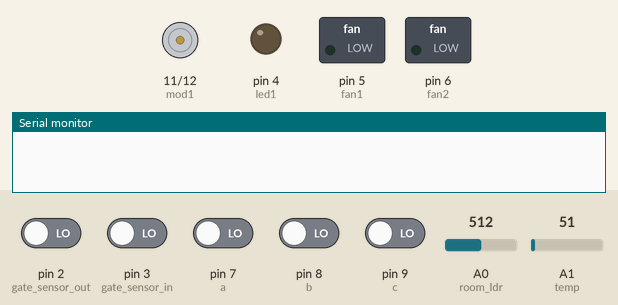
Bench run of a sketch on a simulated Arduino Uno, built with avr-gcc and run on an emulated ATmega328P. Shown: motor-driver pin pairs drawn as motors (green arrow = first pin HIGH = forward, orange = second pin HIGH = backward, longer = more drive), switched loads named in the sketch (green lamp = pin HIGH), output pins drawn as LEDs (lit = HIGH), the last lines printed to the serial monitor. The inputs (shaded band) are chosen by the test bench; at power-on: pin 2 (gate_sensor_out), pin 3 (gate_sensor_in), pin 7 (a), pin 8 (b), pin 9 (c) LOW, A0 (room_ldr) = 512, A1 (temp) = 51. Pins used as bus, display or sensor lines are not drawn.

Above: at 1.2 s.
1.3 s: pin 2 (gate_sensor_out) driven HIGH
At 2.5 s:
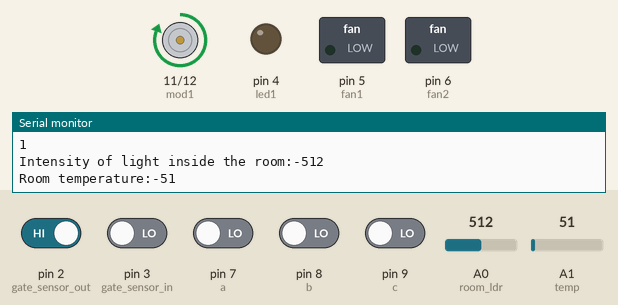
2.8 s: A0 (room_ldr) set to 488
At 3.8 s:
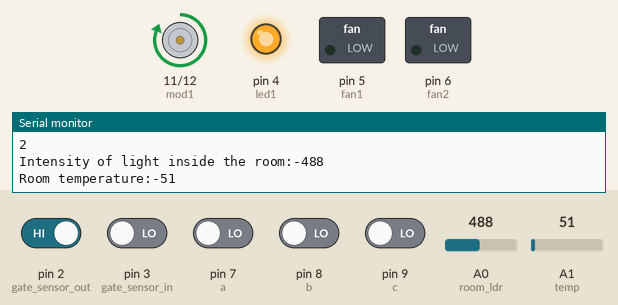
4.4 s: A1 (temp) set to 85
5.9 s: A1 (temp) set to 96
At 7.3 s:
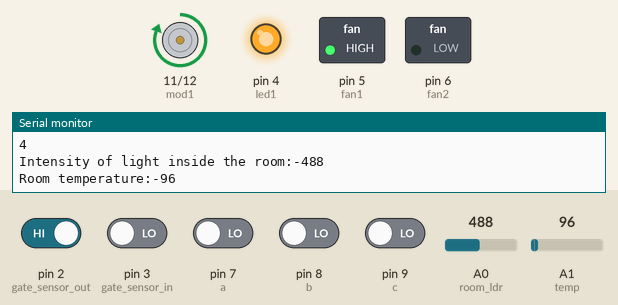
7.6 s: A0 (room_ldr) set to 510
At 8.8 s:
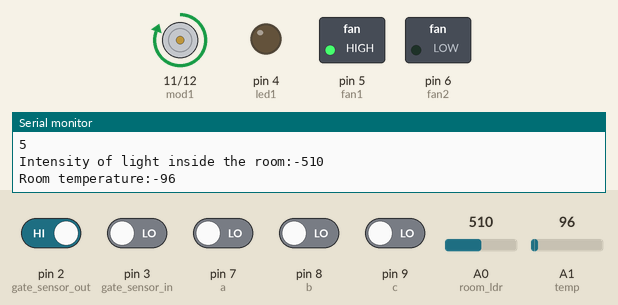
10.6 s: A0 (room_ldr) set to 490
At 13.9 s:
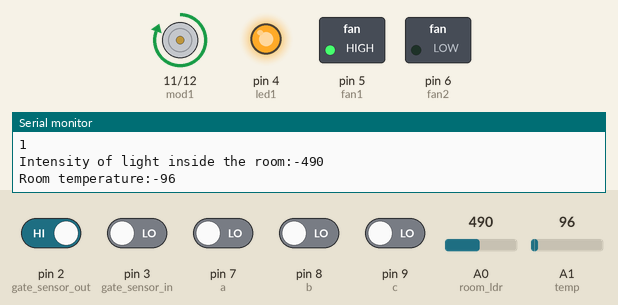
Timing chart, 0 to 14.6 s (numbered marks = the images above; inputs shaded):
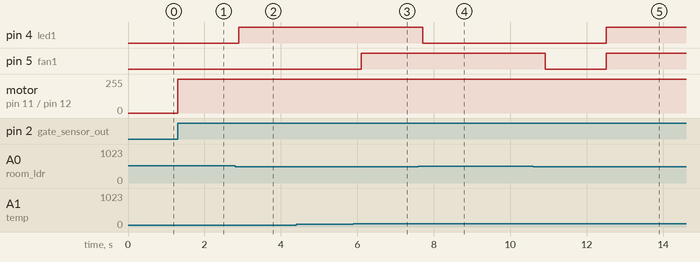

The sketch:

ldr.ino
```cpp
int gate_sensor_out=2;
int gate_sensor_in=3;
int led1=4;
int room_ldr=A0;
int temp=A1;
int ldr_value=0;
int counter=0;
int fan1=5;
int fan2=6;
int a=7;
int b=8;
int c=9;
int z=0;
int mod1=11;
int mod2=12;
int clk=13;
int temp_value=0;
int c2;
void setup() {
  // put your setup code here, to run once:
pinMode(gate_sensor_out,INPUT);
pinMode(gate_sensor_in,INPUT);
pinMode(mod1,OUTPUT);
pinMode(mod2,OUTPUT);
pinMode(clk,OUTPUT);
pinMode(temp,INPUT);
pinMode(led1,OUTPUT);
pinMode(fan1,OUTPUT);
pinMode(fan2,OUTPUT);
pinMode(a,INPUT);
pinMode(b,INPUT);
pinMode(c,INPUT);
Serial.begin(9600);
}

void loop() {

  // put your main code here, to run repeatedly:
 if(digitalRead(gate_sensor_out))
 {
  in();
  cou1();
  delay(1500);
 }
 else if(digitalRead(gate_sensor_in))
 {
  out();
  cou2();
  delay(1500);
 }
 else
 {
    counter_check();
 }
}
void counter_check()
  {
    if(counter>0)
    {
      ldr_value=analogRead(room_ldr);
      temp_value=analogRead(temp);
      if(z==0)
      {
        Serial.print("Intensity of light inside the room:-");
        Serial.println(ldr_value);
        Serial.print("Room temperature:-");
        Serial.println(temp_value);
        z++;
      }
      if(ldr_value<=500)
      {
        digitalWrite(led1,HIGH);
      }
      if(ldr_value>500)
      {
        digitalWrite(led1,LOW);
      }
      if(temp_value>=92)
      {
        digitalWrite(fan1,HIGH);
        digitalWrite(fan2,LOW);
      }
      if(temp_value<92)
      {
        digitalWrite(fan1,LOW);
        digitalWrite(fan2,LOW);
      }
    }
    else if(counter<=0)
    {
        digitalWrite(led1,LOW);
        digitalWrite(fan1,LOW);
        digitalWrite
        (fan2,LOW);
    }
  }
  /*entry function*/
  void in()
  {
    if(counter<7)
    {
      counter=counter+1;
      Serial.println(counter);
      z=0;
      counter_check();
    }
    if(counter>=7)
    {
      counter=0;
      Serial.println(counter);
      z=0;
      counter_check();
    }
  }
  /*exit function*/
  void out()
  {
    if(counter>0){
      counter=counter-1;
      Serial.println(counter);
      z=0;
      counter_check();

    }
  }
  void cou1()
  {
    digitalWrite(mod1,HIGH);
    digitalWrite(mod2,LOW);
    digitalWrite(clk,HIGH);
    delay(50);
    digitalWrite(clk,LOW);
    delay(50);
    int a1=digitalRead(a);
    int b1=digitalRead(b);
    int c1=digitalRead(c);
    if(a1==0&&b1==0&&c1==0)
    {
      c2=0;
    }
    if(a1==0&&b1==0&&c1==0)
    {
      c2=1;
    }
    if(a1==0&&b1==0&&c1==1)
    {
      c2=2;
    }
    if(a1==0&&b1==0&&c1==1)
    {
      c2=3;
    }
    if(a1==0&&b1==1&&c1==0)
    {
      c2=4;
    }
    if(a1==0&&b1==1&&c1==0)
    {
      c2=5;
    }
    if(a1==0&&b1==1&&c1==1)
    {
      c2=6;
    }
    if(a1==0&&b1==1&&c1==1)
    {
      c2=7;
    }
  }
   void cou2()
  {
    digitalWrite(mod1,LOW);
    digitalWrite(mod2,HIGH);
    digitalWrite(clk,HIGH);
    delay(50);
    digitalWrite(clk,LOW);
    delay(50);
    int a1=digitalRead(a);
    int b1=digitalRead(b);
    int c1=digitalRead(c);
    if(a1==0&&b1==0&&c1==0)
    {
      c2=0;
    }
    if(a1==0&&b1==0&&c1==0)
    {
      c2=1;
    }
    if(a1==0&&b1==0&&c1==1)
    {
      c2=2;
    }
    if(a1==0&&b1==0&&c1==1)
    {
      c2=3;
    }
    if(a1==0&&b1==1&&c1==0)
    {
      c2=4;
    }
    if(a1==0&&b1==1&&c1==0)
    {
      c2=5;
    }
    if(a1==0&&b1==1&&c1==1)
    {
      c2=6;
    }
    if(a1==0&&b1==1&&c1==1)
    {
      c2=7;
    }
  }
```

Measured:
- the behaviour switches between 501 and 500 on A0 (room_ldr) (found by bisection; images 1 and 2)
- the behaviour switches between 91 and 92 on A1 (temp) (found by bisection; images 2 and 3)
- after the input at 1.3 s, motor on pin 11 (mod1) / pin 12 (mod2): stopped → forward 255/255 at once
- after the input at 2.8 s, pin 4 (led1): LOW → HIGH after 0.10 s
- after the input at 5.9 s, pin 5 (fan1): LOW → HIGH after 0.20 s
- after the input at 7.6 s, pin 4 (led1): HIGH → LOW after 0.11 s
- after the input at 10.6 s, pin 4 (led1): LOW → HIGH after 1.9 s
